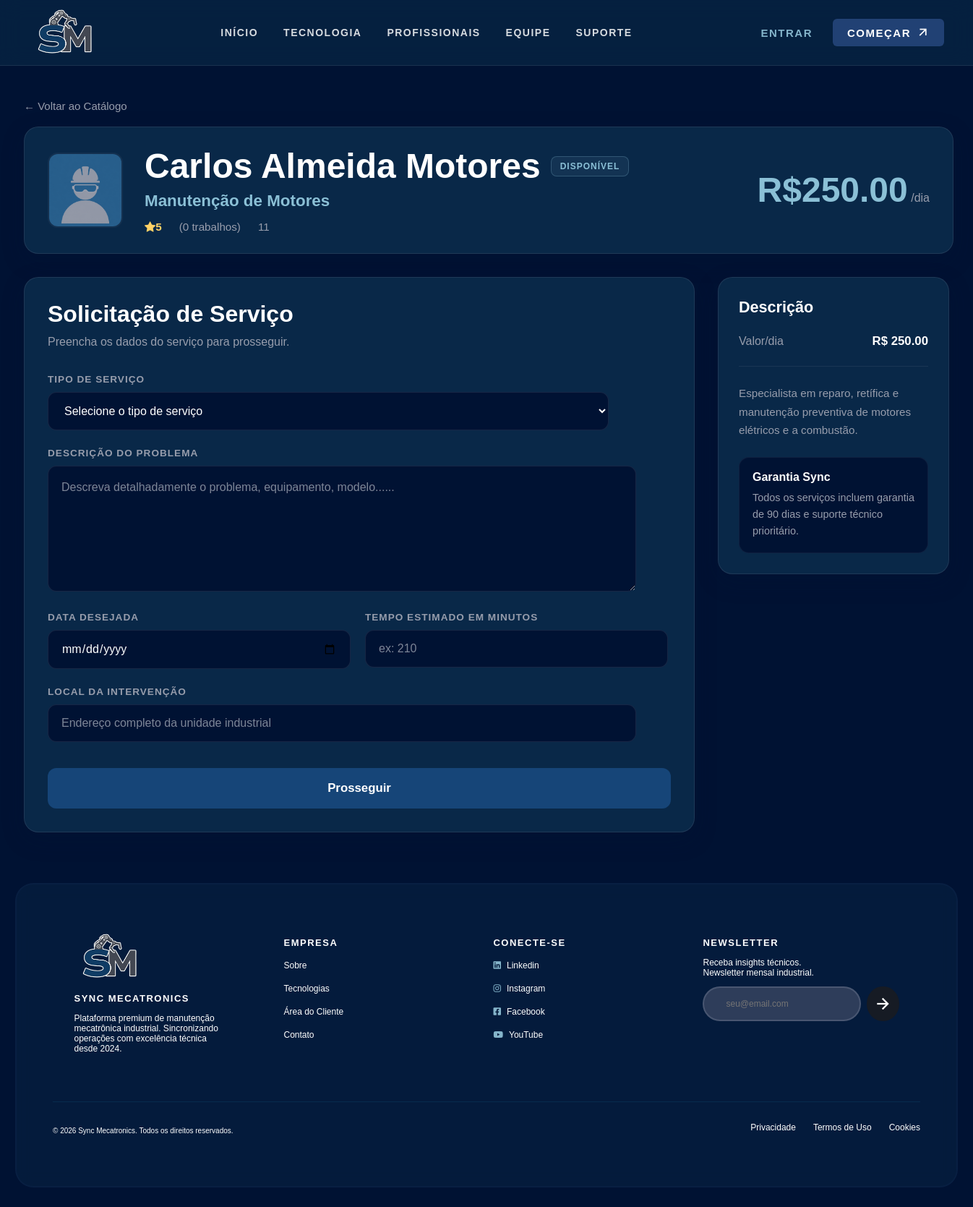
Screenshot of /contratar.php?id=3 with the database file from the repository.
### tables this page shows
CREATE TABLE IF NOT EXISTS usuarios (
    id_user INT AUTO_INCREMENT PRIMARY KEY,
    img_user VARCHAR(255),
    nome VARCHAR(100) NOT NULL,
    email VARCHAR(100) UNIQUE NOT NULL,
    senha VARCHAR(255) NOT NULL,
    telefone VARCHAR(20) NOT NULL,
    cpf_cnpj VARCHAR(20) UNIQUE NOT NULL,
    tipo ENUM ('PF', 'PJ') NOT NULL,
    categoria ENUM ('cliente', 'profissional', 'admin') NOT NULL,
    especialidade VARCHAR(100) NULL,
    status ENUM ('Disponível', 'Em Atendimento', 'Inativo') NULL,
    valor_dia DECIMAL(10,2) NULL,
    descricao_func TEXT NULL,
    notas INT NULL CHECK (notas BETWEEN 0 AND 5)
);

### crud.php (called while the page is built, shortened)
<?php
try {
    function read($pdo, $table, $where = null) {
        $sql = "SELECT * FROM $table";
        if ($where) {
            $sql .= " WHERE $where";
        }
        $stmt = $pdo->query($sql);
        return $stmt->fetch(PDO::FETCH_ASSOC);
    }
} catch (PDOException $e) {
    die("Erro de conexão: " . $e->getMessage());
}

### contratar.php (the view, shortened to what this page needs)
<?php
require_once 'crud.php';
$idcard = intval($_GET['id']);
$profissional = read($pdo, 'usuarios', "id_user=$idcard");
if (!empty($user['img_user']) && file_exists('img/uploads/usuarios/profissionais/'. $user['img_user'])) {
    $foto = $user['img_user'];
} else {
    $foto = 'foto_default.png';
}
$trabalhos = 0;
?>
<!DOCTYPE html>
<html lang="pt-br">
<head>
    <link rel="stylesheet" href="./css/contratar.css">
    <link rel="stylesheet" href="./css/partials.css">
    <link rel="stylesheet" href="https://cdn.jsdelivr.net/npm/bootstrap-icons@1.11.3/font/bootstrap-icons.min.css" />
</head>
<body>
    <?php require_once 'partials/header.php'; ?>
    <main>
        <section class="perfil-profissional">
            <a href="./catalogo_profissionais.php" class="voltar">
                ← Voltar ao Catálogo
            </a>
            <?php
            echo '
                <div class="card-profissional">
                    <div class="foto-profissional">
                    <img src="img/uploads/usuarios/profissionais/' . $foto . '"
                    alt="Foto de ' . $profissional['nome'] . '">
                    </div>
                    <div class="info-profissional">
                        <div class="topo-info">
                            <h1>' . $profissional['nome'] . '</h1>
                            <span class="disponibilidade">' . $profissional['status'] . '</span>
                        </div>
                        <h2>' . $profissional['especialidade'] . '</h2>
                        <div class="meta-info">
                            <span class="avaliacao"><i class="bi bi-star-fill"></i>' . $profissional['notas'] . '</span>
                            <span>('.$trabalhos.' trabalhos)</span>
                            <span>11</span>
                        </div>
                    </div>
                    <div class="preco-servico">
                        <span class="valor">R$' . $profissional['valor_dia'] . '</span>
                        <span class="periodo">/dia</span>
                    </div>
                </div>
                ';
            ?>
        </section>
        <section class="solicitacao-container">
            <div class="formulario-card">
                <h2>Solicitação de Serviço</h2>
                <p class="descricao-formulario">
                    Preencha os dados do serviço para prosseguir.
                </p>
                <form action="./user/segundo_contrato.php" method="POST">
                    <div class="campo">
                        <label>Tipo de Serviço</label>
                        <select name="tipo_serv" required>
                            <option selected disabled>Selecione o tipo de serviço</option>
                        </select>
                    </div>
                    <div class="campo">
                        <label>Descrição do Problema</label>
                        <textarea name="desc" maxlength="500"
                            placeholder="Descreva detalhadamente o problema, equipamento, modelo......" required></textarea>
                    </div>
                    <div class="linha-dupla">
                        <div class="campo">
                            <label>Data Desejada</label>
                            <input type="date" name="data" required>
                        </div>
                        <div class="campo">
                            <label for="">Tempo Estimado em minutos</label>
                            <input type="number" name="tempo" placeholder="ex: 210" required>
                        </div>
                    </div>
                    <div class="campo">
                        <label>Local da Intervenção</label>
                        <input name="end_serv" type="text" placeholder="Endereço completo da unidade industrial" required>
                    </div>
                    <button class="btn-prosseguir">
                        Prosseguir
                    </button>
                </form>
            </div>
            <?php
            echo '
                <div class="desc-card">
                    <h3>Descrição</h3>
                    <div class="linha-desc">
                        <span>Valor/dia</span>
                        <strong>R$ ' . $profissional['valor_dia'] . '</strong>
                    </div>
                    <hr>
                    <p class="texto-desc">
                       ' . $profissional['descricao_func'] . '
                    </p>
                    <div class="garantia-box">
                        <h4>Garantia Sync</h4>
                        <p>
                            Todos os serviços incluem garantia de 90 dias e suporte técnico prioritário.
                        </p>
                    </div>
                </div>
                ';
            ?>
        </section>
    </main>
    <?php require_once 'partials/footer.php'; ?>
</body>
</html>

### css/partials.css (style rules this page uses)
html, body { min-height: 100%; }
body { min-height: 100vh; display: flex; flex-direction: column; padding-top: 90px; }
main { flex: 1; }

### rows the page displays
usuarios: nome "Carlos Almeida Motores", status "DISPONÍVEL", especialidade "Manutenção de Motores", notas "5", valor_dia "250.00", descricao_func "Especialista em reparo, retífica e manutenção preventiva de motores elétricos e a combustão."

### other values shown
$trabalhos "0"
